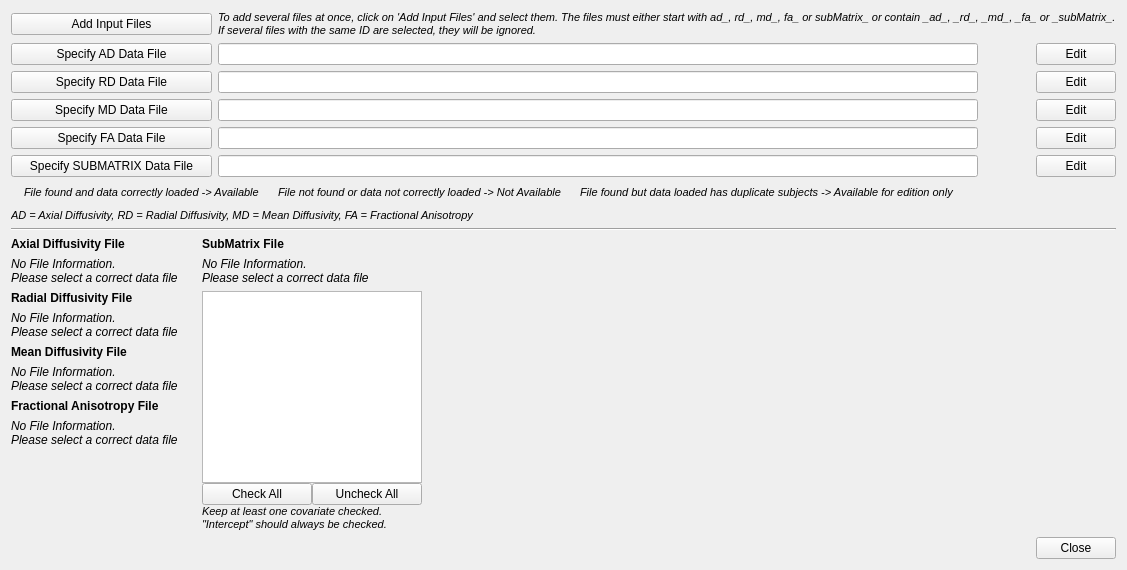
      <widget class="QWidget" name="inputTab">
       <property name="sizePolicy">
        <sizepolicy hsizetype="Fixed" vsizetype="Fixed">
         <horstretch>0</horstretch>
         <verstretch>0</verstretch>
        </sizepolicy>
       </property>
       <attribute name="title">
        <string>Inputs</string>
       </attribute>
       <layout class="QGridLayout" name="gridLayout_2">
        <item row="0" column="0" colspan="3">
         <layout class="QGridLayout" name="inputTab_inputFiles_gridLayout">
          <item row="0" column="1" colspan="4">
           <widget class="QLabel" name="inputTab_addMultipleInputFilesInfo_label">
            <property name="sizePolicy">
             <sizepolicy hsizetype="Preferred" vsizetype="Fixed">
              <horstretch>0</horstretch>
              <verstretch>0</verstretch>
             </sizepolicy>
            </property>
            <property name="text">
             <string>&lt;html&gt;&lt;head/&gt;&lt;body&gt;&lt;p&gt;&lt;span style=&quot; font-size:8pt; font-style:italic;&quot;&gt;To add several files at once, click on 'Add Input Files' and select them. The files must either start with ad_, rd_, md_, fa_ or subMatrix_ or contain _ad_, _rd_, _md_, _fa_ or _subMatrix_.&lt;br/&gt;If several files with the same ID are selected, they will be ignored.&lt;/span&gt;&lt;/p&gt;&lt;/body&gt;&lt;/html&gt;</string>
            </property>
           </widget>
          </item>
          <item row="1" column="2">
           <widget class="QLabel" name="inputTab_iconADFile_label">
            <property name="sizePolicy">
             <sizepolicy hsizetype="Fixed" vsizetype="Fixed">
              <horstretch>0</horstretch>
              <verstretch>0</verstretch>
             </sizepolicy>
            </property>
            <property name="minimumSize">
             <size>
              <width>0</width>
              <height>0</height>
             </size>
            </property>
            <property name="maximumSize">
             <size>
              <width>20</width>
              <height>20</height>
             </size>
            </property>
            <property name="text">
             <string/>
            </property>
            <property name="scaledContents">
             <bool>false</bool>
            </property>
           </widget>
          </item>
          <item row="4" column="4">
           <widget class="QPushButton" name="inputTab_editFAFile_pushButton">
            <property name="sizePolicy">
             <sizepolicy hsizetype="Fixed" vsizetype="Fixed">
              <horstretch>0</horstretch>
              <verstretch>0</verstretch>
             </sizepolicy>
            </property>
            <property name="text">
             <string>Edit</string>
            </property>
           </widget>
          </item>
          <item row="5" column="0">
           <widget class="QPushButton" name="inputTab_addSubMatrixFile_pushButton">
            <property name="sizePolicy">
             <sizepolicy hsizetype="Fixed" vsizetype="Fixed">
              <horstretch>0</horstretch>
              <verstretch>0</verstretch>
             </sizepolicy>
            </property>
            <property name="minimumSize">
             <size>
              <width>201</width>
              <height>0</height>
             </size>
            </property>
            <property name="baseSize">
             <size>
              <width>0</width>
              <height>0</height>
             </size>
            </property>
            <property name="text">
             <string>Specify SUBMATRIX Data File</string>
            </property>
           </widget>
          </item>
          <item row="1" column="0">
           <widget class="QPushButton" name="inputTab_addADFile_pushButton">
            <property name="sizePolicy">
             <sizepolicy hsizetype="Preferred" vsizetype="Fixed">
              <horstretch>0</horstretch>
              <verstretch>0</verstretch>
             </sizepolicy>
            </property>
            <property name="minimumSize">
             <size>
              <width>201</width>
              <height>0</height>
             </size>
            </property>
            <property name="text">
             <string>Specify AD Data File</string>
            </property>
           </widget>
          </item>
          <item row="1" column="4">
           <widget class="QPushButton" name="inputTab_editADFile_pushButton">
            <property name="sizePolicy">
             <sizepolicy hsizetype="Fixed" vsizetype="Fixed">
              <horstretch>0</horstretch>
              <verstretch>0</verstretch>
             </sizepolicy>
            </property>
            <property name="text">
             <string>Edit</string>
            </property>
           </widget>
          </item>
          <item row="1" column="1">
           <widget class="QLineEdit" name="para_inputTab_adFile_lineEdit">
            <property name="sizePolicy">
             <sizepolicy hsizetype="Expanding" vsizetype="Fixed">
              <horstretch>0</horstretch>
              <verstretch>0</verstretch>
             </sizepolicy>
            </property>
           </widget>
          </item>
          <item row="5" column="1">
           <widget class="QLineEdit" name="para_inputTab_subMatrixFile_lineEdit">
            <property name="sizePolicy">
             <sizepolicy hsizetype="Expanding" vsizetype="Fixed">
              <horstretch>0</horstretch>
              <verstretch>0</verstretch>
             </sizepolicy>
            </property>
            <property name="text">
             <string/>
            </property>
           </widget>
          </item>
          <item row="5" column="2">
           <widget class="QLabel" name="inputTab_iconSubMatrixFile_label">
            <property name="sizePolicy">
             <sizepolicy hsizetype="Fixed" vsizetype="Preferred">
              <horstretch>0</horstretch>
              <verstretch>0</verstretch>
             </sizepolicy>
            </property>
            <property name="minimumSize">
             <size>
              <width>20</width>
              <height>0</height>
             </size>
            </property>
            <property name="text">
             <string/>
            </property>
           </widget>
          </item>
          <item row="5" column="3">
           <widget class="QLabel" name="inputTab_subjectColumnID_label">
            <property name="sizePolicy">
             <sizepolicy hsizetype="Fixed" vsizetype="Fixed">
              <horstretch>0</horstretch>
              <verstretch>0</verstretch>
             </sizepolicy>
            </property>
            <property name="minimumSize">
             <size>
              <width>20</width>
              <height>0</height>
             </size>
            </property>
            <property name="text">
             <string/>
            </property>
           </widget>
          </item>
          <item row="2" column="1">
           <widget class="QLineEdit" name="para_inputTab_rdFile_lineEdit">
            <property name="sizePolicy">
             <sizepolicy hsizetype="Expanding" vsizetype="Fixed">
              <horstretch>0</horstretch>
              <verstretch>0</verstretch>
             </sizepolicy>
            </property>
           </widget>
          </item>
          <item row="4" column="1">
           <widget class="QLineEdit" name="para_inputTab_faFile_lineEdit">
            <property name="sizePolicy">
             <sizepolicy hsizetype="Expanding" vsizetype="Fixed">
              <horstretch>0</horstretch>
              <verstretch>0</verstretch>
             </sizepolicy>
            </property>
           </widget>
          </item>
          <item row="4" column="2">
           <widget class="QLabel" name="inputTab_iconFAFile_label">
            <property name="sizePolicy">
             <sizepolicy hsizetype="Fixed" vsizetype="Preferred">
              <horstretch>0</horstretch>
              <verstretch>0</verstretch>
             </sizepolicy>
            </property>
            <property name="minimumSize">
             <size>
              <width>20</width>
              <height>0</height>
             </size>
            </property>
            <property name="text">
             <string/>
            </property>
           </widget>
          </item>
          <item row="2" column="2">
           <widget class="QLabel" name="inputTab_iconRDFile_label">
            <property name="sizePolicy">
             <sizepolicy hsizetype="Fixed" vsizetype="Preferred">
              <horstretch>0</horstretch>
              <verstretch>0</verstretch>
             </sizepolicy>
            </property>
            <property name="minimumSize">
             <size>
              <width>20</width>
              <height>0</height>
             </size>
            </property>
            <property name="text">
             <string/>
            </property>
           </widget>
          </item>
          <item row="2" column="4">
           <widget class="QPushButton" name="inputTab_editRDFile_pushButton">
            <property name="sizePolicy">
             <sizepolicy hsizetype="Fixed" vsizetype="Fixed">
              <horstretch>0</horstretch>
              <verstretch>0</verstretch>
             </sizepolicy>
            </property>
            <property name="text">
             <string>Edit</string>
            </property>
           </widget>
          </item>
          <item row="3" column="2">
           <widget class="QLabel" name="inputTab_iconMDFile_label">
            <property name="sizePolicy">
             <sizepolicy hsizetype="Fixed" vsizetype="Preferred">
              <horstretch>0</horstretch>
              <verstretch>0</verstretch>
             </sizepolicy>
            </property>
            <property name="minimumSize">
             <size>
              <width>20</width>
              <height>0</height>
             </size>
            </property>
            <property name="text">
             <string/>
            </property>
           </widget>
          </item>
          <item row="2" column="0">
           <widget class="QPushButton" name="inputTab_addRDFile_pushButton">
            <property name="sizePolicy">
             <sizepolicy hsizetype="Preferred" vsizetype="Fixed">
              <horstretch>0</horstretch>
              <verstretch>0</verstretch>
             </sizepolicy>
            </property>
            <property name="minimumSize">
             <size>
              <width>201</width>
              <height>0</height>
             </size>
            </property>
            <property name="text">
             <string>Specify RD Data File</string>
            </property>
           </widget>
          </item>
          <item row="3" column="0">
           <widget class="QPushButton" name="inputTab_addMDFile_pushButton">
            <property name="sizePolicy">
             <sizepolicy hsizetype="Preferred" vsizetype="Fixed">
              <horstretch>0</horstretch>
              <verstretch>0</verstretch>
             </sizepolicy>
            </property>
            <property name="minimumSize">
             <size>
              <width>201</width>
              <height>0</height>
             </size>
            </property>
            <property name="text">
             <string>Specify MD Data File</string>
            </property>
           </widget>
          </item>
          <item row="3" column="4">
           <widget class="QPushButton" name="inputTab_editMDFile_pushButton">
            <property name="sizePolicy">
             <sizepolicy hsizetype="Fixed" vsizetype="Fixed">
              <horstretch>0</horstretch>
              <verstretch>0</verstretch>
             </sizepolicy>
            </property>
            <property name="text">
             <string>Edit</string>
            </property>
           </widget>
          </item>
          <item row="4" column="0">
           <widget class="QPushButton" name="inputTab_addFAFile_pushButton">
            <property name="sizePolicy">
             <sizepolicy hsizetype="Preferred" vsizetype="Fixed">
              <horstretch>0</horstretch>
              <verstretch>0</verstretch>
             </sizepolicy>
            </property>
            <property name="minimumSize">
             <size>
              <width>201</width>
              <height>0</height>
             </size>
            </property>
            <property name="text">
             <string>Specify FA Data File</string>
            </property>
           </widget>
          </item>
          <item row="3" column="1">
           <widget class="QLineEdit" name="para_inputTab_mdFile_lineEdit">
            <property name="sizePolicy">
             <sizepolicy hsizetype="Expanding" vsizetype="Fixed">
              <horstretch>0</horstretch>
              <verstretch>0</verstretch>
             </sizepolicy>
            </property>
           </widget>
          </item>
          <item row="5" column="4">
           <widget class="QPushButton" name="inputTab_editSubMatrixFile_pushButton">
            <property name="sizePolicy">
             <sizepolicy hsizetype="Fixed" vsizetype="Fixed">
              <horstretch>0</horstretch>
              <verstretch>0</verstretch>
             </sizepolicy>
            </property>
            <property name="text">
             <string>Edit</string>
            </property>
           </widget>
          </item>
          <item row="0" column="0">
           <widget class="QPushButton" name="inputTab_addMultipleInputFiles_pushButton">
            <property name="sizePolicy">
             <sizepolicy hsizetype="Preferred" vsizetype="Fixed">
              <horstretch>0</horstretch>
              <verstretch>0</verstretch>
             </sizepolicy>
            </property>
            <property name="minimumSize">
             <size>
              <width>201</width>
              <height>0</height>
             </size>
            </property>
            <property name="text">
             <string>Add Input Files</string>
            </property>
           </widget>
          </item>
          <item row="6" column="0" colspan="5">
           <layout class="QGridLayout" name="inputTab_info_gridLayout">
            <item row="0" column="1">
             <widget class="QLabel" name="inputTab_ok_info_label">
              <property name="text">
               <string>&lt;html&gt;&lt;head/&gt;&lt;body&gt;&lt;p&gt;&lt;span style=&quot; font-size:8pt; font-style:italic;&quot;&gt;File found and data correctly loaded -&amp;gt; Available&lt;/span&gt;&lt;/p&gt;&lt;/body&gt;&lt;/html&gt;</string>
              </property>
             </widget>
            </item>
            <item row="1" column="0" colspan="5">
             <widget class="QLabel" name="inputTab_prefixMeaning_label">
              <property name="sizePolicy">
               <sizepolicy hsizetype="Preferred" vsizetype="Fixed">
                <horstretch>0</horstretch>
                <verstretch>0</verstretch>
               </sizepolicy>
              </property>
              <property name="text">
               <string>&lt;html&gt;&lt;head/&gt;&lt;body&gt;&lt;p&gt;&lt;span style=&quot; font-size:8pt; font-style:italic;&quot;&gt;AD = Axial Diffusivity, RD = Radial Diffusivity, MD = Mean Diffusivity, FA = Fractional Anisotropy&lt;/span&gt;&lt;/p&gt;&lt;/body&gt;&lt;/html&gt;</string>
              </property>
             </widget>
            </item>
            <item row="0" column="3">
             <widget class="QLabel" name="inputTab_ko_info_label">
              <property name="text">
               <string>&lt;html&gt;&lt;head/&gt;&lt;body&gt;&lt;p&gt;&lt;span style=&quot; font-size:8pt; font-style:italic;&quot;&gt;File not found or data not correctly loaded -&amp;gt; Not Available&lt;/span&gt;&lt;/p&gt;&lt;/body&gt;&lt;/html&gt;</string>
              </property>
             </widget>
            </item>
            <item row="0" column="5">
             <widget class="QLabel" name="inputTab_warning_info_label">
              <property name="text">
               <string>&lt;html&gt;&lt;head/&gt;&lt;body&gt;&lt;p&gt;&lt;span style=&quot; font-size:8pt; font-style:italic;&quot;&gt;File found but data loaded has duplicate subjects -&amp;gt; Available for edition only&lt;/span&gt;&lt;/p&gt;&lt;/body&gt;&lt;/html&gt;</string>
              </property>
             </widget>
            </item>
            <item row="0" column="2">
             <widget class="QLabel" name="inputTab_ko_label">
              <property name="sizePolicy">
               <sizepolicy hsizetype="Fixed" vsizetype="Fixed">
                <horstretch>0</horstretch>
                <verstretch>0</verstretch>
               </sizepolicy>
              </property>
              <property name="maximumSize">
               <size>
                <width>15</width>
                <height>15</height>
               </size>
              </property>
              <property name="text">
               <string/>
              </property>
              <property name="pixmap">
               <pixmap resource="FADTTS_Resources.qrc">:/Icons/Resources/Icons/koIcon.xpm</pixmap>
              </property>
              <property name="scaledContents">
               <bool>true</bool>
              </property>
             </widget>
            </item>
            <item row="0" column="6">
             <spacer name="inputTab_info_horizontalSpacer">
              <property name="orientation">
               <enum>Qt::Horizontal</enum>
              </property>
              <property name="sizeHint" stdset="0">
               <size>
                <width>40</width>
                <height>20</height>
               </size>
              </property>
             </spacer>
            </item>
            <item row="0" column="0">
             <widget class="QLabel" name="inputTab_ok_label">
              <property name="sizePolicy">
               <sizepolicy hsizetype="Fixed" vsizetype="Fixed">
                <horstretch>0</horstretch>
                <verstretch>0</verstretch>
               </sizepolicy>
              </property>
              <property name="minimumSize">
               <size>
                <width>0</width>
                <height>0</height>
               </size>
              </property>
              <property name="maximumSize">
               <size>
                <width>15</width>
                <height>15</height>
               </size>
              </property>
              <property name="text">
               <string/>
              </property>
              <property name="pixmap">
               <pixmap resource="FADTTS_Resources.qrc">:/Icons/Resources/Icons/okIcon.xpm</pixmap>
              </property>
              <property name="scaledContents">
               <bool>true</bool>
              </property>
             </widget>
            </item>
            <item row="0" column="4">
             <widget class="QLabel" name="inputTab_warning_label">
              <property name="sizePolicy">
               <sizepolicy hsizetype="Fixed" vsizetype="Fixed">
                <horstretch>0</horstretch>
                <verstretch>0</verstretch>
               </sizepolicy>
              </property>
              <property name="maximumSize">
               <size>
                <width>15</width>
                <height>15</height>
               </size>
              </property>
              <property name="text">
               <string/>
              </property>
              <property name="pixmap">
               <pixmap resource="FADTTS_Resources.qrc">:/Icons/Resources/Icons/warningIcon.xpm</pixmap>
              </property>
              <property name="scaledContents">
               <bool>true</bool>
              </property>
             </widget>
            </item>
           </layout>
          </item>
         </layout>
        </item>
        <item row="2" column="0">
         <layout class="QGridLayout" name="inputTab_diffusionProperty_gridLayout">
          <property name="rightMargin">
           <number>9</number>
          </property>
          <item row="8" column="0" colspan="2">
           <spacer name="inputTab_diffusionProperty_verticalSpacer">
            <property name="orientation">
             <enum>Qt::Vertical</enum>
            </property>
            <property name="sizeHint" stdset="0">
             <size>
              <width>20</width>
              <height>0</height>
             </size>
            </property>
           </spacer>
          </item>
          <item row="7" column="0" colspan="2">
           <widget class="QLabel" name="inputTab_faFileInfo_label">
            <property name="text">
             <string>&lt;i&gt;No File Information.&lt;br&gt;Please select a correct data file&lt;/i&gt;</string>
            </property>
            <property name="alignment">
             <set>Qt::AlignLeading|Qt::AlignLeft|Qt::AlignTop</set>
            </property>
           </widget>
          </item>
          <item row="6" column="0" colspan="2">
           <widget class="QLabel" name="inputTab_faFileInfoHeader_label">
            <property name="sizePolicy">
             <sizepolicy hsizetype="Preferred" vsizetype="Fixed">
              <horstretch>0</horstretch>
              <verstretch>0</verstretch>
             </sizepolicy>
            </property>
            <property name="text">
             <string>&lt;span style=&quot; font-weight:600;&quot;&gt;Fractional Anisotropy File&lt;/span&gt;</string>
            </property>
           </widget>
          </item>
          <item row="5" column="0" colspan="2">
           <widget class="QLabel" name="inputTab_mdFileInfo_label">
            <property name="text">
             <string>&lt;i&gt;No File Information.&lt;br&gt;Please select a correct data file&lt;/i&gt;</string>
            </property>
            <property name="alignment">
             <set>Qt::AlignLeading|Qt::AlignLeft|Qt::AlignTop</set>
            </property>
           </widget>
          </item>
          <item row="4" column="0" colspan="2">
           <widget class="QLabel" name="inputTab_mdFileInfoHeader_label">
            <property name="sizePolicy">
             <sizepolicy hsizetype="Preferred" vsizetype="Fixed">
              <horstretch>0</horstretch>
              <verstretch>0</verstretch>
             </sizepolicy>
            </property>
            <property name="text">
             <string>&lt;span style=&quot; font-weight:600;&quot;&gt;Mean Diffusivity File&lt;/span&gt;</string>
            </property>
           </widget>
          </item>
          <item row="3" column="0" colspan="2">
           <widget class="QLabel" name="inputTab_rdFileInfo_label">
            <property name="text">
             <string>&lt;i&gt;No File Information.&lt;br&gt;Please select a correct data file&lt;/i&gt;</string>
            </property>
            <property name="alignment">
             <set>Qt::AlignLeading|Qt::AlignLeft|Qt::AlignTop</set>
            </property>
           </widget>
          </item>
          <item row="2" column="0" colspan="2">
           <widget class="QLabel" name="inputTab_rdFileInfoHeader_label">
            <property name="sizePolicy">
             <sizepolicy hsizetype="Preferred" vsizetype="Fixed">
              <horstretch>0</horstretch>
              <verstretch>0</verstretch>
             </sizepolicy>
            </property>
            <property name="text">
             <string>&lt;span style=&quot; font-weight:600;&quot;&gt;Radial Diffusivity File&lt;/span&gt;</string>
            </property>
           </widget>
          </item>
          <item row="1" column="0" colspan="2">
           <widget class="QLabel" name="inputTab_adFileInfo_label">
            <property name="sizePolicy">
             <sizepolicy hsizetype="Preferred" vsizetype="Preferred">
              <horstretch>0</horstretch>
              <verstretch>0</verstretch>
             </sizepolicy>
            </property>
            <property name="text">
             <string>&lt;i&gt;No File Information.&lt;br&gt;Please select a correct data file&lt;/i&gt;</string>
            </property>
            <property name="alignment">
             <set>Qt::AlignLeading|Qt::AlignLeft|Qt::AlignTop</set>
            </property>
           </widget>
          </item>
          <item row="0" column="0" colspan="2">
           <widget class="QLabel" name="inputTab_adFileInfoHeader_label">
            <property name="sizePolicy">
             <sizepolicy hsizetype="Preferred" vsizetype="Fixed">
              <horstretch>0</horstretch>
              <verstretch>0</verstretch>
             </sizepolicy>
            </property>
            <property name="text">
             <string>&lt;span style=&quot; font-weight:600;&quot;&gt;Axial Diffusivity File&lt;/span&gt;</string>
            </property>
           </widget>
          </item>
         </layout>
        </item>
        <item row="2" column="1">
         <layout class="QGridLayout" name="inputTab_fileInfoSubMatrix_gridLayout">
          <property name="leftMargin">
           <number>9</number>
          </property>
          <property name="horizontalSpacing">
           <number>0</number>
          </property>
          <property name="verticalSpacing">
           <number>6</number>
          </property>
          <item row="2" column="0">
           <layout class="QGridLayout" name="inputTab_covariates_gridLayout">
            <item row="1" column="1">
             <widget class="QPushButton" name="inputTab_covariatesUncheckAll_pushButton">
              <property name="sizePolicy">
               <sizepolicy hsizetype="Preferred" vsizetype="Fixed">
                <horstretch>0</horstretch>
                <verstretch>0</verstretch>
               </sizepolicy>
              </property>
              <property name="text">
               <string>Uncheck All</string>
              </property>
             </widget>
            </item>
            <item row="1" column="0">
             <widget class="QPushButton" name="inputTab_covariatesCheckAll_pushButton">
              <property name="sizePolicy">
               <sizepolicy hsizetype="Preferred" vsizetype="Fixed">
                <horstretch>0</horstretch>
                <verstretch>0</verstretch>
               </sizepolicy>
              </property>
              <property name="text">
               <string>Check All</string>
              </property>
             </widget>
            </item>
            <item row="2" column="0" colspan="2">
             <widget class="QLabel" name="inputTab_covariatesInformation_label">
              <property name="sizePolicy">
               <sizepolicy hsizetype="Preferred" vsizetype="Fixed">
                <horstretch>0</horstretch>
                <verstretch>0</verstretch>
               </sizepolicy>
              </property>
              <property name="text">
               <string>&lt;html&gt;&lt;span style=&quot; font-size:8pt;&quot;&gt;&lt;i&gt;Keep at least one covariate checked.&lt;br/&gt;&quot;Intercept&quot; should always be checked.&lt;/i&gt;&lt;/span&gt;&lt;/html&gt;</string>
              </property>
              <property name="alignment">
               <set>Qt::AlignLeading|Qt::AlignLeft|Qt::AlignTop</set>
              </property>
             </widget>
            </item>
            <item row="3" column="0" colspan="2">
             <spacer name="inputTab_covariate_verticalSpacer">
              <property name="orientation">
               <enum>Qt::Vertical</enum>
              </property>
              <property name="sizeType">
               <enum>QSizePolicy::Expanding</enum>
              </property>
              <property name="sizeHint" stdset="0">
               <size>
                <width>20</width>
                <height>0</height>
               </size>
              </property>
             </spacer>
            </item>
            <item row="0" column="0" colspan="2">
             <widget class="QListWidget" name="para_inputTab_covariates_listWidget">
              <property name="sizePolicy">
               <sizepolicy hsizetype="Fixed" vsizetype="Minimum">
                <horstretch>0</horstretch>
                <verstretch>0</verstretch>
               </sizepolicy>
              </property>
              <property name="maximumSize">
               <size>
                <width>220</width>
                <height>16777215</height>
               </size>
              </property>
              <property name="frameShape">
               <enum>QFrame::StyledPanel</enum>
              </property>
             </widget>
            </item>
           </layout>
          </item>
          <item row="1" column="0" colspan="2">
           <widget class="QLabel" name="inputTab_subMatrixFileInfo_label">
            <property name="sizePolicy">
             <sizepolicy hsizetype="Preferred" vsizetype="Fixed">
              <horstretch>0</horstretch>
              <verstretch>0</verstretch>
             </sizepolicy>
            </property>
            <property name="text">
             <string>&lt;i&gt;No File Information.&lt;br&gt;Please select a correct data file&lt;/i&gt;</string>
            </property>
            <property name="alignment">
             <set>Qt::AlignLeading|Qt::AlignLeft|Qt::AlignTop</set>
            </property>
           </widget>
          </item>
          <item row="2" column="1">
           <spacer name="inputTab_fileInfo_horizontalSpacer">
            <property name="orientation">
             <enum>Qt::Horizontal</enum>
            </property>
            <property name="sizeHint" stdset="0">
             <size>
              <width>0</width>
              <height>20</height>
             </size>
            </property>
           </spacer>
          </item>
          <item row="0" column="0" colspan="2">
           <widget class="QLabel" name="inputTab_subMatrixFileInfoHeader_label">
            <property name="sizePolicy">
             <sizepolicy hsizetype="Preferred" vsizetype="Fixed">
              <horstretch>0</horstretch>
              <verstretch>0</verstretch>
             </sizepolicy>
            </property>
            <property name="text">
             <string>&lt;span style=&quot; font-weight:600;&quot;&gt;SubMatrix File&lt;/span&gt;</string>
            </property>
           </widget>
          </item>
         </layout>
        </item>
        <item row="3" column="2">
         <widget class="QPushButton" name="inputTab_close_pushButton">
          <property name="sizePolicy">
           <sizepolicy hsizetype="Fixed" vsizetype="Fixed">
            <horstretch>0</horstretch>
            <verstretch>0</verstretch>
           </sizepolicy>
          </property>
          <property name="layoutDirection">
           <enum>Qt::LeftToRight</enum>
          </property>
          <property name="text">
           <string>Close</string>
          </property>
          <property name="autoDefault">
           <bool>false</bool>
          </property>
          <property name="default">
           <bool>false</bool>
          </property>
          <property name="flat">
           <bool>false</bool>
          </property>
         </widget>
        </item>
        <item row="1" column="0" colspan="3">
         <widget class="Line" name="inputTab_line">
          <property name="orientation">
           <enum>Qt::Horizontal</enum>
          </property>
         </widget>
        </item>
       </layout>
      </widget>
